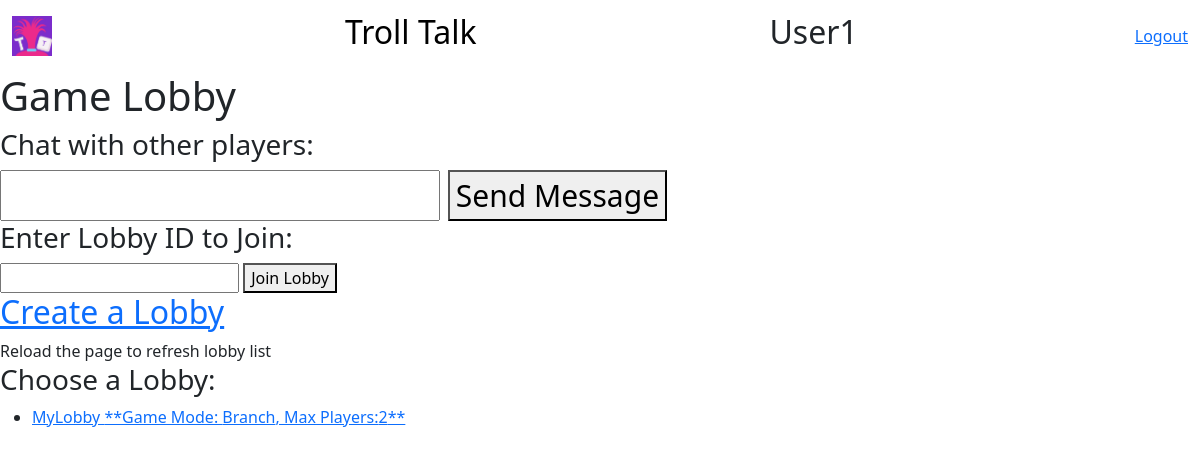
The app's page /lobby/ (signed in) with its own data.
### trollapp/models.py (models this page shows, shortened)
class Lobby(models.Model):
    lobby_name = models.CharField(max_length=50, unique=True)
    num_players = models.IntegerField(default=4)
    game_mode = models.CharField(max_length=100, default='Floyd')
    privacy = models.CharField(max_length=20, default='public')

### trollapp/views.py (the view)
# urls.py: path("lobby/", views.lobby, name="lobby"),
def lobby(request): # Added function
    if not request.user.is_authenticated:
        return redirect("login-user")
    lobbies = Lobby.objects.all()  # Retrieve all lobbies
    context = {'lobbies': lobbies}
    return render(request, "lobby.html", context) # changed

### trollapp/templates/lobby.html (shortened to what this page needs)
<!DOCTYPE html>
<html>
<head>
	<link href="https://cdn.jsdelivr.net/npm/bootstrap@5.3.3/dist/css/bootstrap.min.css" rel="stylesheet">
</head>
<body>
	<nav class="navbar navbar-default">
    	<div class="container-fluid">
      		<a class="navbar-brand" href="{% url 'lobby' %}">
				<img src="static/TrollTalk Logo.png" alt="" width="40" height="40">
			</a>
			<a class="navbar-brand" href="{% url 'lobby' %}">
                <h2>Troll Talk</h2>
            </a>
			<h2>{{request.user}}</h2>
			{% if request.user.is_authenticated %}
				<a href = "{% url 'logout-user' %}">Logout</a>
			{% endif %}
    	</div>
  	</nav>
	<h1>Game Lobby</h1>
    <h3>Chat with other players:</h3>
	<div class="chat__item__container" id="id_chat_item_container" style="font-size: 30px">
        <input type="text" id="id_message_send_input" />
        <button type="submit" id="id_message_send_button">Send Message</button>
	</div>
	<h3>Enter Lobby ID to Join:</h3>
    <input type="text" id="lobby_id_input" />
    <button onclick="joinLobby()">Join Lobby</button>
	<br/>
	<h2><a href="{% url 'create-lobby-page' %}">Create a Lobby</a></h2>
	Reload the page to refresh lobby list
	<h3>Choose a Lobby:</h3>
    <ul>
        {% for lobby in lobbies %}
            <li><a href="{% url 'joinedLobby' lobby.id %}">{{ lobby.lobby_name }} **Game Mode: {{ lobby.game_mode }}, Max Players:{{ lobby.num_players }}**</a></li>
        {% empty %}
            <li>No lobbies available.</li>
        {% endfor %}
    </ul>
</body>
</html>

### records on screen
Lobby: lobby_name "MyLobby", game_mode "Branch", num_players "2"

### other values on screen
{{ request.user }} "User1"
